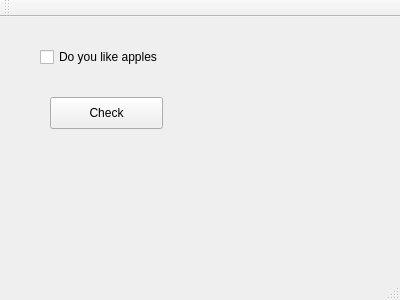
<?xml version="1.0" encoding="UTF-8"?>
<ui version="4.0">
 <class>MainWindow</class>
 <widget class="QMainWindow" name="MainWindow">
  <property name="geometry">
   <rect>
    <x>0</x>
    <y>0</y>
    <width>400</width>
    <height>300</height>
   </rect>
  </property>
  <property name="windowTitle">
   <string>MainWindow</string>
  </property>
  <widget class="QWidget" name="centralWidget">
   <widget class="QCheckBox" name="checkBox">
    <property name="geometry">
     <rect>
      <x>40</x>
      <y>30</y>
      <width>135</width>
      <height>20</height>
     </rect>
    </property>
    <property name="text">
     <string>Do you like apples</string>
    </property>
   </widget>
   <widget class="QPushButton" name="pushButton">
    <property name="geometry">
     <rect>
      <x>50</x>
      <y>80</y>
      <width>113</width>
      <height>32</height>
     </rect>
    </property>
    <property name="text">
     <string>Check</string>
    </property>
   </widget>
  </widget>
  <widget class="QMenuBar" name="menuBar">
   <property name="geometry">
    <rect>
     <x>0</x>
     <y>0</y>
     <width>400</width>
     <height>22</height>
    </rect>
   </property>
  </widget>
  <widget class="QToolBar" name="mainToolBar">
   <attribute name="toolBarArea">
    <enum>TopToolBarArea</enum>
   </attribute>
   <attribute name="toolBarBreak">
    <bool>false</bool>
   </attribute>
  </widget>
  <widget class="QStatusBar" name="statusBar"/>
 </widget>
 <layoutdefault spacing="6" margin="11"/>
 <resources/>
 <connections/>
</ui>
